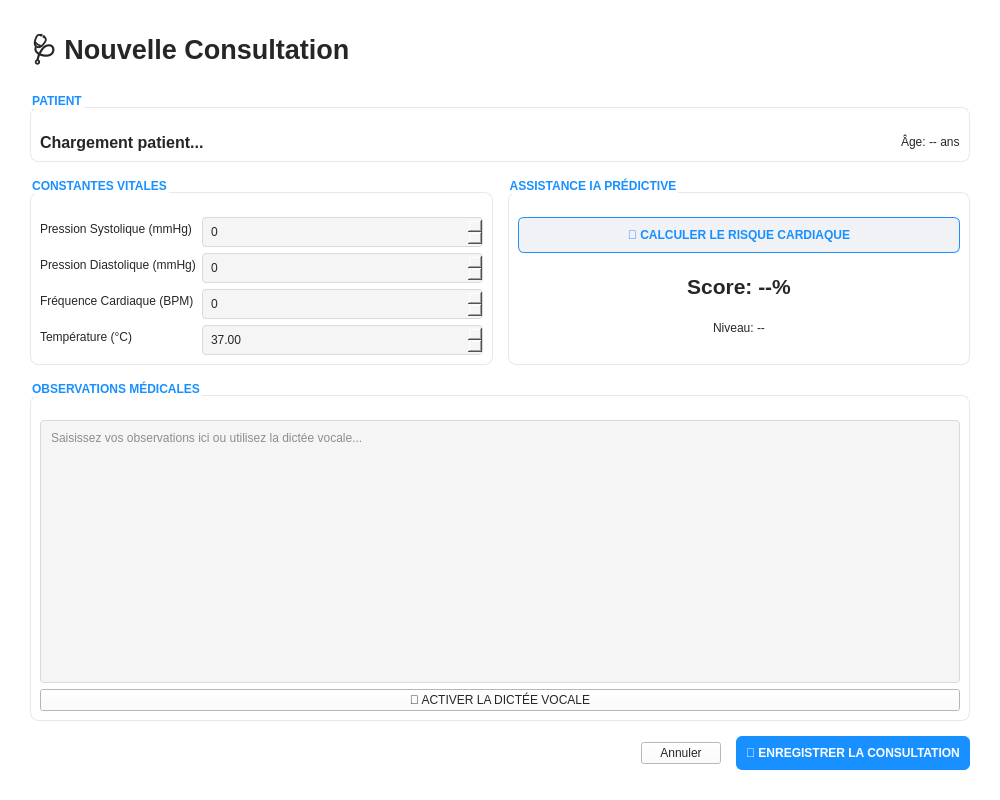
<?xml version="1.0" encoding="UTF-8"?>
<ui version="4.0">
 <class>ConsultationForm</class>
 <widget class="QWidget" name="ConsultationForm">
  <property name="geometry">
   <rect>
    <x>0</x>
    <y>0</y>
    <width>1000</width>
    <height>800</height>
   </rect>
  </property>
  <property name="styleSheet">
   <string notr="true">QWidget {
    background-color: #ffffff;
    color: #262626;
}
QGroupBox {
    border: 1px solid #e8e8e8;
    border-radius: 8px;
    margin-top: 15px;
    padding-top: 15px;
    font-weight: bold;
    color: #1890ff;
    background-color: #ffffff;
}
QLineEdit, QDoubleSpinBox, QSpinBox, QComboBox, QTextEdit {
    background-color: #f5f5f5;
    border: 1px solid #d9d9d9;
    border-radius: 4px;
    padding: 6px;
    color: #262626;
}
QLineEdit:focus, QDoubleSpinBox:focus, QSpinBox:focus, QTextEdit:focus {
    border-color: #1890ff;
    background-color: #ffffff;
}
QPushButton#btnPredict {
    background-color: #f0f2f5;
    color: #1890ff;
    font-weight: bold;
    border-radius: 6px;
    padding: 10px;
    border: 1px solid #1890ff;
}
QPushButton#btnPredict:hover {
    background-color: #e6f7ff;
}
QPushButton#btnSave {
    background-color: #1890ff;
    color: #ffffff;
    font-weight: bold;
    border-radius: 6px;
    padding: 10px;
}
QPushButton#btnSave:hover {
    background-color: #40a9ff;
}</string>
  </property>
  <layout class="QVBoxLayout" name="verticalLayout">
   <property name="spacing">
    <number>15</number>
   </property>
   <property name="leftMargin">
    <number>30</number>
   </property>
   <property name="topMargin">
    <number>30</number>
   </property>
   <property name="rightMargin">
    <number>30</number>
   </property>
   <property name="bottomMargin">
    <number>30</number>
   </property>
   <item>
    <widget class="QLabel" name="lblTitle">
     <property name="font">
      <font>
       <family>Segoe UI</family>
       <pointsize>20</pointsize>
       <weight>75</weight>
       <bold>true</bold>
      </font>
     </property>
     <property name="text">
      <string>🩺 Nouvelle Consultation</string>
     </property>
    </widget>
   </item>
   <item>
    <widget class="QGroupBox" name="groupPatient">
     <property name="title">
      <string>PATIENT</string>
     </property>
     <layout class="QHBoxLayout" name="horizontalLayout">
      <item>
       <widget class="QLabel" name="lblPatientName">
        <property name="font">
         <font>
          <pointsize>12</pointsize>
          <weight>75</weight>
          <bold>true</bold>
         </font>
        </property>
        <property name="text">
         <string>Chargement patient...</string>
        </property>
       </widget>
      </item>
      <item>
       <spacer name="horizontalSpacer">
        <property name="orientation">
         <enum>Qt::Horizontal</enum>
        </property>
        <property name="sizeHint" stdset="0">
         <size>
          <width>40</width>
          <height>20</height>
         </size>
        </property>
       </spacer>
      </item>
      <item>
       <widget class="QLabel" name="lblAge">
        <property name="text">
         <string>Âge: -- ans</string>
        </property>
       </widget>
      </item>
     </layout>
    </widget>
   </item>
   <item>
    <layout class="QHBoxLayout" name="middleLayout">
     <item>
      <widget class="QGroupBox" name="groupVitals">
       <property name="title">
        <string>CONSTANTES VITALES</string>
       </property>
       <layout class="QFormLayout" name="formLayout">
        <item row="0" column="0">
         <widget class="QLabel" name="label">
          <property name="text">
           <string>Pression Systolique (mmHg)</string>
          </property>
         </widget>
        </item>
        <item row="0" column="1">
         <widget class="QSpinBox" name="spinSystolic">
          <property name="maximum">
           <number>300</number>
          </property>
         </widget>
        </item>
        <item row="1" column="0">
         <widget class="QLabel" name="label_2">
          <property name="text">
           <string>Pression Diastolique (mmHg)</string>
          </property>
         </widget>
        </item>
        <item row="1" column="1">
         <widget class="QSpinBox" name="spinDiastolic">
          <property name="maximum">
           <number>200</number>
          </property>
         </widget>
        </item>
        <item row="2" column="0">
         <widget class="QLabel" name="label_3">
          <property name="text">
           <string>Fréquence Cardiaque (BPM)</string>
          </property>
         </widget>
        </item>
        <item row="2" column="1">
         <widget class="QSpinBox" name="spinHeartRate">
          <property name="maximum">
           <number>250</number>
          </property>
         </widget>
        </item>
        <item row="3" column="0">
         <widget class="QLabel" name="label_4">
          <property name="text">
           <string>Température (°C)</string>
          </property>
         </widget>
        </item>
        <item row="3" column="1">
         <widget class="QDoubleSpinBox" name="spinTemp">
          <property name="value">
           <double>37.000000000000000</double>
          </property>
         </widget>
        </item>
       </layout>
      </widget>
     </item>
     <item>
      <widget class="QGroupBox" name="groupAI">
       <property name="styleSheet">
        <string notr="true">QWidget {
    background-color: #ffffff;
    color: #262626;
}
QGroupBox {
    border: 1px solid #e8e8e8;
    border-radius: 8px;
    margin-top: 15px;
    padding-top: 15px;
    font-weight: bold;
    color: #1890ff;
    background-color: #ffffff;
}
QLineEdit, QDoubleSpinBox, QSpinBox, QComboBox, QTextEdit {
    background-color: #f5f5f5;
    border: 1px solid #d9d9d9;
    border-radius: 4px;
    padding: 6px;
    color: #262626;
}
QLineEdit:focus, QDoubleSpinBox:focus, QSpinBox:focus, QTextEdit:focus {
    border-color: #1890ff;
    background-color: #ffffff;
}
QPushButton#btnPredict {
    background-color: #f0f2f5;
    color: #1890ff;
    font-weight: bold;
    border-radius: 6px;
    padding: 10px;
    border: 1px solid #1890ff;
}
QPushButton#btnPredict:hover {
    background-color: #e6f7ff;
}
QPushButton#btnSave {
    background-color: #1890ff;
    color: #ffffff;
    font-weight: bold;
    border-radius: 6px;
    padding: 10px;
}
QPushButton#btnSave:hover {
    background-color: #40a9ff;
}</string>
       </property>
       <property name="title">
        <string>ASSISTANCE IA PRÉDICTIVE</string>
       </property>
       <layout class="QVBoxLayout" name="verticalLayout_2">
        <item>
         <widget class="QPushButton" name="btnPredict">
          <property name="text">
           <string>🤖 CALCULER LE RISQUE CARDIAQUE</string>
          </property>
         </widget>
        </item>
        <item>
         <widget class="QFrame" name="riskResultFrame">
          <property name="styleSheet">
           <string notr="true">QWidget {
    background-color: #ffffff;
    color: #262626;
}
QGroupBox {
    border: 1px solid #e8e8e8;
    border-radius: 8px;
    margin-top: 15px;
    padding-top: 15px;
    font-weight: bold;
    color: #1890ff;
    background-color: #ffffff;
}
QLineEdit, QDoubleSpinBox, QSpinBox, QComboBox, QTextEdit {
    background-color: #f5f5f5;
    border: 1px solid #d9d9d9;
    border-radius: 4px;
    padding: 6px;
    color: #262626;
}
QLineEdit:focus, QDoubleSpinBox:focus, QSpinBox:focus, QTextEdit:focus {
    border-color: #1890ff;
    background-color: #ffffff;
}
QPushButton#btnPredict {
    background-color: #f0f2f5;
    color: #1890ff;
    font-weight: bold;
    border-radius: 6px;
    padding: 10px;
    border: 1px solid #1890ff;
}
QPushButton#btnPredict:hover {
    background-color: #e6f7ff;
}
QPushButton#btnSave {
    background-color: #1890ff;
    color: #ffffff;
    font-weight: bold;
    border-radius: 6px;
    padding: 10px;
}
QPushButton#btnSave:hover {
    background-color: #40a9ff;
}</string>
          </property>
          <layout class="QVBoxLayout" name="verticalLayout_3">
           <item>
            <widget class="QLabel" name="lblRiskScore">
             <property name="font">
              <font>
               <pointsize>16</pointsize>
               <weight>75</weight>
               <bold>true</bold>
              </font>
             </property>
             <property name="text">
              <string>Score: --%</string>
             </property>
             <property name="alignment">
              <set>Qt::AlignCenter</set>
             </property>
            </widget>
           </item>
           <item>
            <widget class="QLabel" name="lblRiskLevel">
             <property name="text">
              <string>Niveau: --</string>
             </property>
             <property name="alignment">
              <set>Qt::AlignCenter</set>
             </property>
            </widget>
           </item>
          </layout>
         </widget>
        </item>
       </layout>
      </widget>
     </item>
    </layout>
   </item>
   <item>
    <widget class="QGroupBox" name="groupBox">
     <property name="title">
      <string>OBSERVATIONS MÉDICALES</string>
     </property>
     <layout class="QVBoxLayout" name="verticalLayout_4">
      <item>
       <widget class="QTextEdit" name="txtNotes">
        <property name="placeholderText">
         <string>Saisissez vos observations ici ou utilisez la dictée vocale...</string>
        </property>
       </widget>
      </item>
      <item>
       <widget class="QPushButton" name="btnVoice">
        <property name="styleSheet">
         <string notr="true">QWidget {
    background-color: #ffffff;
    color: #262626;
}
QGroupBox {
    border: 1px solid #e8e8e8;
    border-radius: 8px;
    margin-top: 15px;
    padding-top: 15px;
    font-weight: bold;
    color: #1890ff;
    background-color: #ffffff;
}
QLineEdit, QDoubleSpinBox, QSpinBox, QComboBox, QTextEdit {
    background-color: #f5f5f5;
    border: 1px solid #d9d9d9;
    border-radius: 4px;
    padding: 6px;
    color: #262626;
}
QLineEdit:focus, QDoubleSpinBox:focus, QSpinBox:focus, QTextEdit:focus {
    border-color: #1890ff;
    background-color: #ffffff;
}
QPushButton#btnPredict {
    background-color: #f0f2f5;
    color: #1890ff;
    font-weight: bold;
    border-radius: 6px;
    padding: 10px;
    border: 1px solid #1890ff;
}
QPushButton#btnPredict:hover {
    background-color: #e6f7ff;
}
QPushButton#btnSave {
    background-color: #1890ff;
    color: #ffffff;
    font-weight: bold;
    border-radius: 6px;
    padding: 10px;
}
QPushButton#btnSave:hover {
    background-color: #40a9ff;
}</string>
        </property>
        <property name="text">
         <string>🎤 ACTIVER LA DICTÉE VOCALE</string>
        </property>
       </widget>
      </item>
     </layout>
    </widget>
   </item>
   <item>
    <layout class="QHBoxLayout" name="bottomLayout">
     <item>
      <spacer name="horizontalSpacer_2">
       <property name="orientation">
        <enum>Qt::Horizontal</enum>
       </property>
       <property name="sizeHint" stdset="0">
        <size>
         <width>40</width>
         <height>20</height>
        </size>
       </property>
      </spacer>
     </item>
     <item>
      <widget class="QPushButton" name="btnCancel">
       <property name="text">
        <string>Annuler</string>
       </property>
      </widget>
     </item>
     <item>
      <widget class="QPushButton" name="btnSave">
       <property name="text">
        <string>💾 ENREGISTRER LA CONSULTATION</string>
       </property>
      </widget>
     </item>
    </layout>
   </item>
  </layout>
 </widget>
 <resources/>
 <connections/>
</ui>
